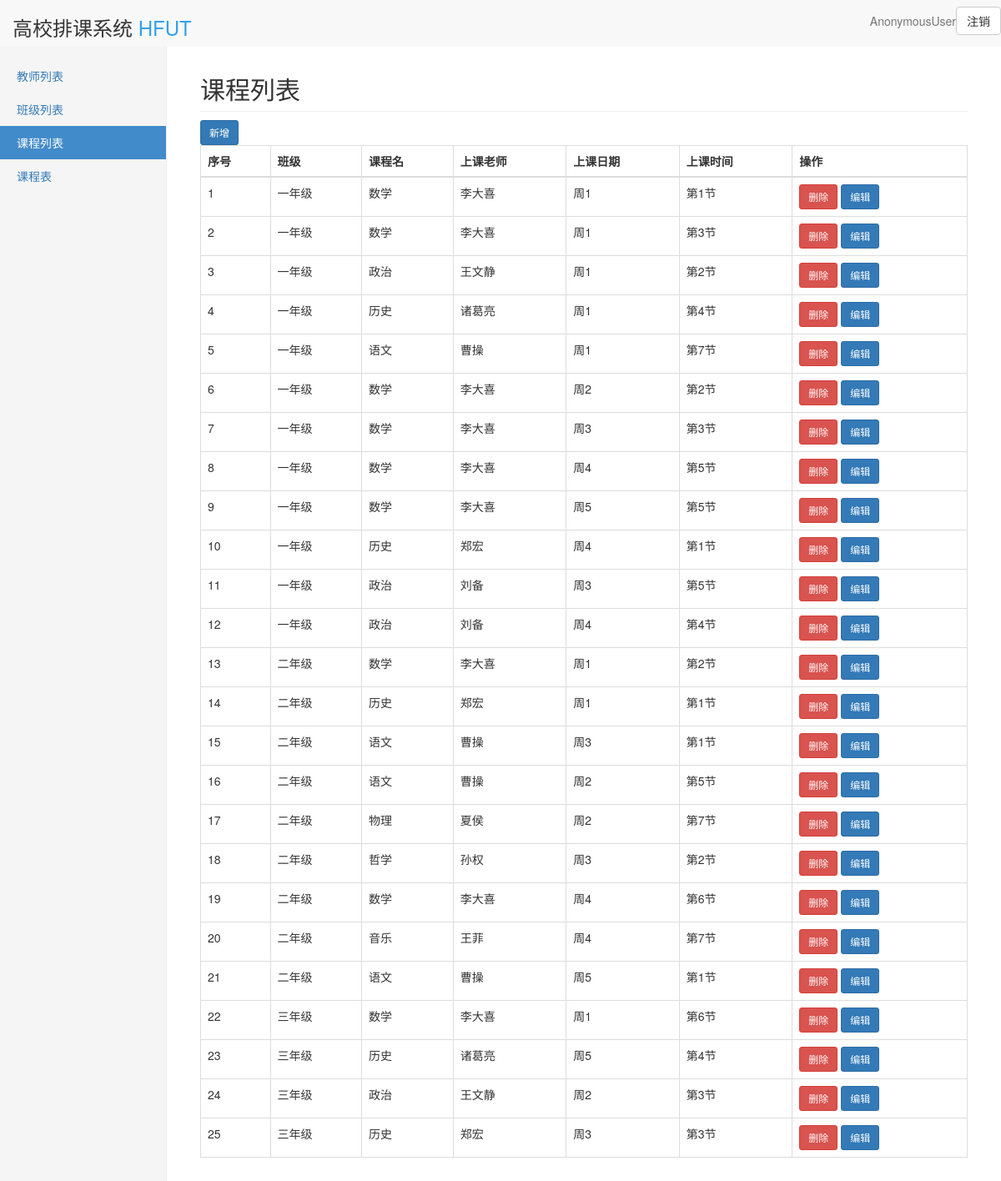
Page /course_list/ on the committed database.
### app/models.py (models this page shows)
class lessons(models.Model):
    id =models.IntegerField(primary_key=True)
    week=models.IntegerField(null=False)
    section=models.IntegerField(null=False)
    teacher=models.ForeignKey(teachers,to_field='id',on_delete=models.CASCADE)
    Class=models.ForeignKey(classes,to_field='id',on_delete=models.CASCADE)

class classes(models.Model):
    id=models.IntegerField(primary_key=True)
    name=models.CharField(max_length=32,null=False)
    student_quantity=models.IntegerField(null=False)

class teachers(models.Model):
    id=models.IntegerField(primary_key=True)
    name=models.CharField(max_length=32,null=False)
    subject=models.CharField(max_length=32,null=False)

### app/views.py (the view)
# urls.py: path('course_list/',course_list,name='course_list'),
def course_list(request):
    course=lessons.objects.all().order_by('Class_id')
    username = request.user
    return render(request,'course_list.html',locals())

### templates/course_list.html
{% extends 'manages.html' %}
{% block title %}
    <li><a href="{% url 'teacher_list' %}">教师列表</a></li>
    <li><a href="{% url 'class_list' %}">班级列表</a></li>
    <li class="active"><a href="{% url 'course_list' %}">课程列表</a></li>
    <li><a href="{% url 'schedule' %}">课程表</a></li>
{% endblock %}
{% block class %}
    <h2 class="sub-header">课程列表</h2>
    <a class="btn btn-primary btn-sm" href="{% url 'course_add' %}">新增</a>
{% endblock %}
{% block list %}
    <thead>
    <tr>
        <th>序号</th>
        <th>班级</th>
        <th>课程名</th>
        <th>上课老师</th>
        <th>上课日期</th>
        <th>上课时间</th>
        <th>操作</th>
    </tr>
    </thead>
    <tbody>
    {% for i in course %}
        <tr>
            <td>{{ forloop.counter }}</td>
            <td>{{ i.Class.name }}</td>
            <td>{{ i.teacher.subject }}</td>
            <td>{{ i.teacher.name }}</td>
            <td>周{{ i.week }}</td>
            <td>第{{ i.section }}节</td>
            <td>
                <a class="btn btn-danger btn-sm" href="/course_del/?id={{ i.id }}">删除</a>
                <a class="btn btn-primary btn-sm" href="/course_edit/?id={{ i.id }}">编辑</a>
            </td>
        </tr>
    {% endfor %}
    </tbody>
{% endblock %}

### templates/manages.html (shortened to what this page needs)
<!DOCTYPE html>
<html lang="en">
<head>
    <link rel="stylesheet" href="/static/css/bootstrap.min.css">
    <link rel="stylesheet" href="/static/css/dsb.css">
</head>
<body>
<nav class="navbar navbar-default navbar-fixed-top" >
    <div class="container-fluid">
        <div class="navbar-header">
                        <h3>高校排课系统 <span style="color: #2fa0ec">HFUT</span></h3>
        </div>
        <div id="navbar" class="navbar-collapse collapse">
            <a href="{% url 'logout' %}"><button type="button" class="btn btn-default navbar-btn navbar-right" href='{% url 'logout' %}'>注销</button></a>
            <ul class="nav navbar-nav navbar-right">
                <li><a href="#">{{ username }}</a></li>
            </ul>
        </div>
    </div>
</nav>
<div class="container-fluid">
    <div class="row">
        <div class="col-sm-3 col-md-2 sidebar">
            <ul class="nav nav-sidebar">
                {% block title %}{% endblock %}
            </ul>
        </div>
        <div class="col-sm-9 col-sm-offset-3 col-md-10 col-md-offset-2 main">
            {% block class %}{% endblock %}
            <div class="table-responsive">
                <table class="table table-bordered table-hover">
                {% block list %}{% endblock %}
                </table>
            </div>
        </div>
    </div>
</div>
</body>
</html>

### static/css/dsb.css (style rules this page uses)
body { padding-top: 50px; }
.sub-header { padding-bottom: 10px; border-bottom: 1px solid #eee; }
.navbar-fixed-top { border: 0; }
.sidebar { display: none; }
@media (min-width: 768px) { .sidebar { position: fixed; top: 51px; bottom: 0; left: 0; z-index: 1000; display: block; padding: 20px; overflow-x: hidden; overflow-y: auto; background-color: #f5f5f5; border-right: 1px solid #eee; } }
.nav-sidebar { margin-right: -21px; margin-bottom: 20px; margin-left: -20px; }
.nav-sidebar > li > a { padding-right: 20px; padding-left: 20px; }
.nav-sidebar > .active > a, .nav-sidebar > .active > a:hover, .nav-sidebar > .active > a:focus { color: #fff; background-color: #428bca; }
.main { padding: 20px; }
@media (min-width: 768px) { .main { padding-right: 40px; padding-left: 40px; } }

### rows in the picture
lessons: Class.name "一年级", teacher.subject "数学", teacher.name "李大喜", week "1", section "1"
lessons: Class.name "一年级", teacher.subject "数学", teacher.name "李大喜", week "1", section "3"
lessons: Class.name "一年级", teacher.subject "政治", teacher.name "王文静", week "1", section "2"
lessons: Class.name "一年级", teacher.subject "历史", teacher.name "诸葛亮", week "1", section "4"
lessons: Class.name "一年级", teacher.subject "语文", teacher.name "曹操", week "1", section "7"
lessons: Class.name "一年级", teacher.subject "数学", teacher.name "李大喜", week "2", section "2"
lessons: Class.name "一年级", teacher.subject "数学", teacher.name "李大喜", week "3", section "3"
lessons: Class.name "一年级", teacher.subject "数学", teacher.name "李大喜", week "4", section "5"
lessons: Class.name "一年级", teacher.subject "数学", teacher.name "李大喜", week "5", section "5"
lessons: Class.name "一年级", teacher.subject "历史", teacher.name "郑宏", week "4", section "1"
lessons: Class.name "一年级", teacher.subject "政治", teacher.name "刘备", week "3", section "5"
lessons: Class.name "一年级", teacher.subject "政治", teacher.name "刘备", week "4", section "4"
lessons: Class.name "二年级", teacher.subject "数学", teacher.name "李大喜", week "1", section "2"
lessons: Class.name "二年级", teacher.subject "历史", teacher.name "郑宏", week "1", section "1"
lessons: Class.name "二年级", teacher.subject "语文", teacher.name "曹操", week "3", section "1"
lessons: Class.name "二年级", teacher.subject "语文", teacher.name "曹操", week "2", section "5"
lessons: Class.name "二年级", teacher.subject "物理", teacher.name "夏侯", week "2", section "7"
lessons: Class.name "二年级", teacher.subject "哲学", teacher.name "孙权", week "3", section "2"
lessons: Class.name "二年级", teacher.subject "数学", teacher.name "李大喜", week "4", section "6"
lessons: Class.name "二年级", teacher.subject "音乐", teacher.name "王菲", week "4", section "7"
lessons: Class.name "二年级", teacher.subject "语文", teacher.name "曹操", week "5", section "1"
lessons: Class.name "三年级", teacher.subject "数学", teacher.name "李大喜", week "1", section "6"
lessons: Class.name "三年级", teacher.subject "历史", teacher.name "诸葛亮", week "5", section "4"
lessons: Class.name "三年级", teacher.subject "政治", teacher.name "王文静", week "2", section "3"
lessons: Class.name "三年级", teacher.subject "历史", teacher.name "郑宏", week "3", section "3"

### other values in the picture
{{ username }} "AnonymousUser"
